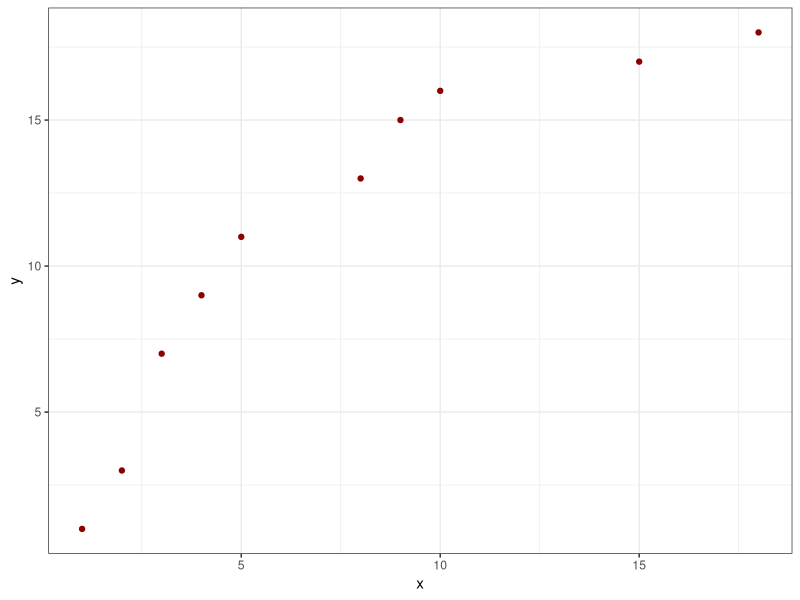
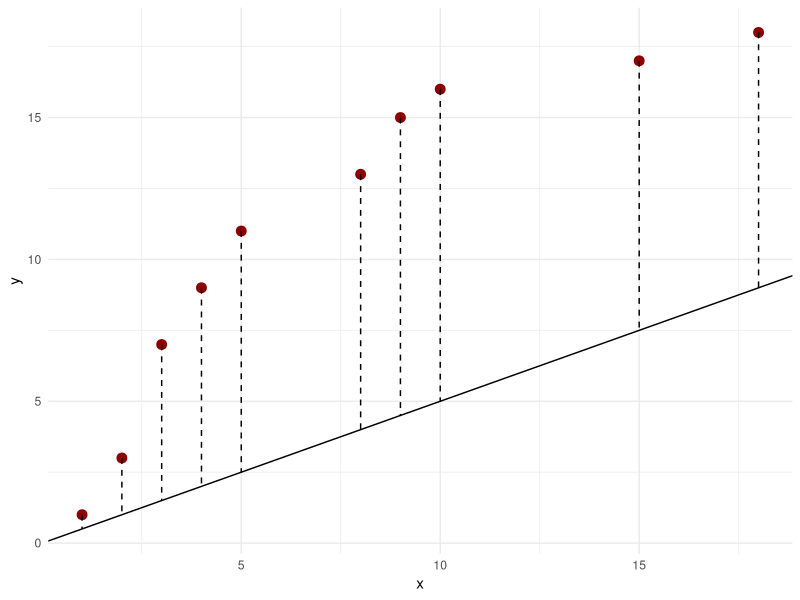
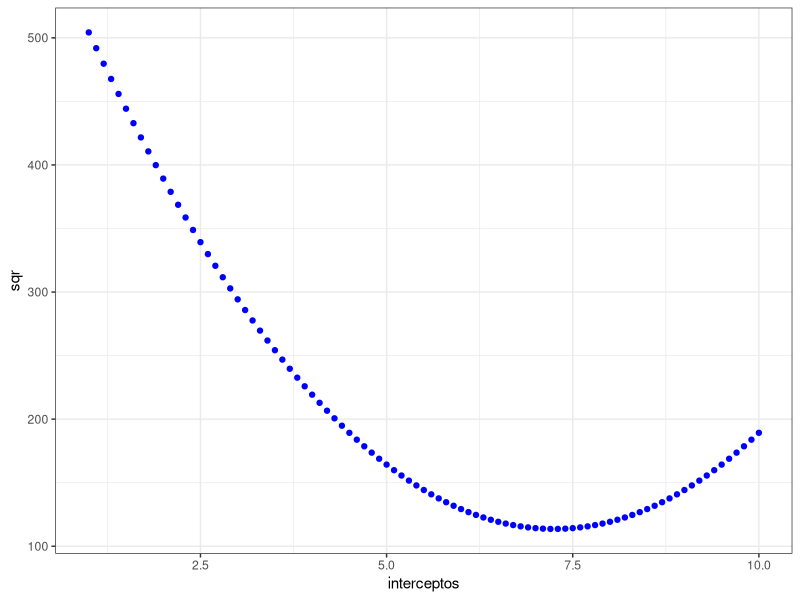
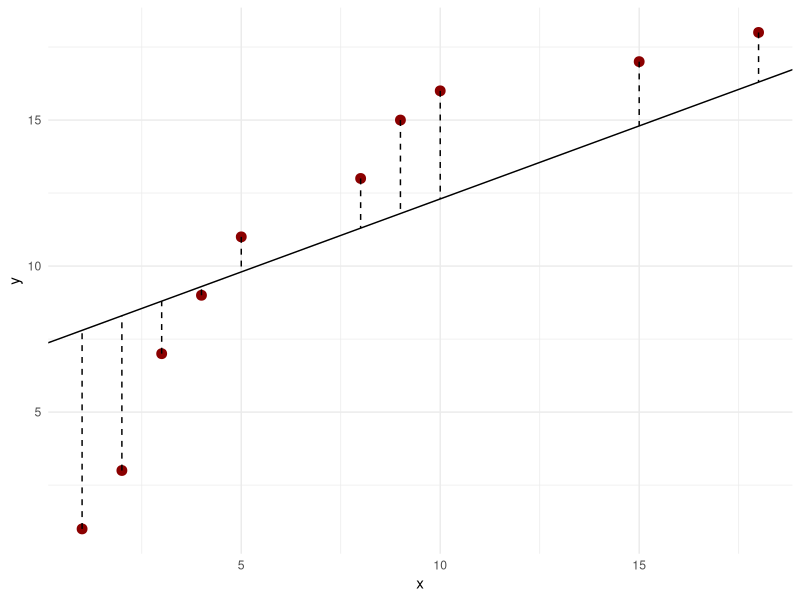
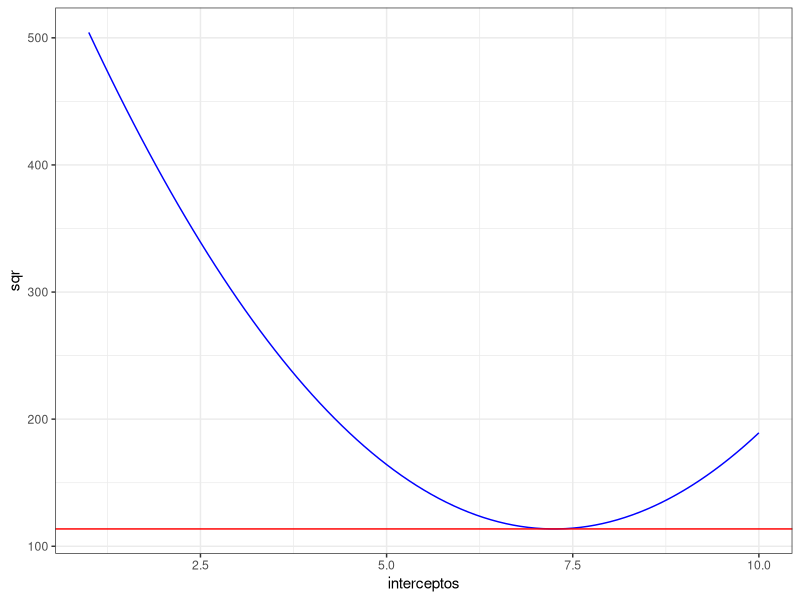

The R source for these figures, in order:
## ---- chunk 1
library(tidyverse)
## ---- chunk 2
df <- tibble(x = c(1, 2, 3, 4, 5, 8, 9, 10, 15, 18), 
             y = c(1, 3, 7, 9, 11, 13, 15, 16, 17, 18))

df
## ---- chunk 3
df |> 
  ggplot(aes(x = x, y= y))+
  geom_point(color = "darkred")+
  theme_bw()
## ---- chunk 4
df <- df |> 
  mutate(preditos = x*.5+0)## Adicionar zero é desnecessário, mas para fins didáticos funciona bem.

df
## ---- chunk 5
df |> 
  ggplot(aes(x = x, y= y))+
  geom_point(color = "darkred", size = 3)+
  geom_abline(intercept = 0, slope = 0.5)+
  geom_segment(aes(xend = x, yend = preditos), linetype = "dashed")+
  theme_minimal()
## ---- chunk 6
interceptos <- seq(1,10, by = .1) ## Gera interceptos

## ---- chunk 7
preditos <- interceptos |> 
            map(~{
              
              df$x*.5 + .x
              
            })

head(preditos) ## Visualizando os primeiros 

## ---- chunk 8
residuos <- preditos |> 
           map(~{
             df$y - .x
           })
head(residuos) ## Visualizando os primeiros
## ---- chunk 9
qr <-  residuos |> 
       map(~.x^2)

head(qr) ## visualização dos primeiros resíduos
## ---- chunk 10
sqr <- qr |> 
  map_dbl(sum)
## ---- chunk 11
menor_sqr <- min(sqr) 

posicao <- which.min(sqr) ### Em que posição está o menor SQR?


## ---- chunk 12
melhor_intercepto <- interceptos[64] ## Usa essa posição para pegar o melhor intercepto
melhor_intercepto
## ---- chunk 13
dd <- tibble(sqr = sqr, 
             interceptos = interceptos)

dd |> 
  ggplot(aes(x = interceptos, y = sqr))+
  geom_point(color = "blue") +
  theme_bw()
## ---- chunk 14
df |> 
  ggplot(aes(x = x, y= y))+
  geom_point(color = "darkred", size = 3)+
  geom_abline(intercept = 7.3, slope = 0.5)+
  geom_segment(aes(xend = x, yend = x*.5+7.3), linetype = "dashed")+
  theme_minimal()
## ---- chunk 15
dd |> 
  ggplot(aes(x = interceptos, y = sqr))+
  geom_line(color = "blue")+
  geom_abline(slope = 0, intercept = 113.65, color = "red")+
  theme_bw()
## ---- chunk 16
intercepto <- 0
m <- map2_dbl(df$x, df$y, ~{
  
  -2*(.y -(intercepto + 0.5*.x))
}) |> sum()
## ---- chunk 17
ni <- intercepto - m*0.01
## ---- chunk 18
m <- map2_dbl(df$x, df$y, ~{
  
  -2*(.y -(ni + 0.5*.x))
}) |> sum()
## ---- chunk 19

## Definimos os valores iniciais do intercepto como zero e da inclinação como 0.5 (essa inclinação é o parâmetro beta da regressão linear. Não confunda com m, que é a inclinação da reta tangente à função de perda).

fi  <- function(x, y, slope_i = 0.5, intercept = 0, ta = 0.01, m_final = 0.0009){
 

 for (i in 1:1000) {
    
   m <-  purrr::map2_dbl(x,y, ~{
     
  -2*(.y -(intercept + slope_i*.x)) ## Derivada do quadrado do resíduo em relação ao intercepto
  
   }) |> 
     sum()
  
   ### Como m pode ser negativo, comparamos o valor absoluto com o m_final
   
   if (abs(m) <= m_final){
     
     return(intercept)
   }
   
  intercept <- intercept - m*ta
  
 }
 return(intercept) 
}

## ---- chunk 20
slope <- 0.5
intercepto <- 0
m <- map2_dbl(df$x, df$y, ~{
  
  -2*.x*(.y -(intercepto + slope*.x))
}) |> sum()
## ---- chunk 21

gd  <- function(x, y, slope = 0.5, intercept = 0, ta = 0.001, m_final = 0.0009){
  
  
  for (i in 1:1000) {
    
    m_intercept <-  purrr::map2_dbl(x,y, ~{
      
      -2*(.y -(intercept + slope*.x)) ## Derivada do quadrado do resíduo em relação ao intercepto
      
      
    }) |> 
      sum()
    
    m_inclinacao <-  purrr::map2_dbl(x,y, ~{
      
      -2*.x*(.y -(intercept + slope*.x)) ## Derivada do quadrado do resíduo em relação à inclinação
      
    }) |> 
      sum()
    
    
    if (abs(m_intercept) <= m_final){
      
      return(list(intercept = intercept, slope = slope))
    }
    
    intercept <- intercept - m_intercept*ta
    
    slope <- slope - m_inclinacao*ta
    
  }
  return(list(intercept = intercept, slope = slope))
}

## ---- chunk 22
gd(df$x, df$y)
## ---- chunk 23
lm(y~x, data= df)
